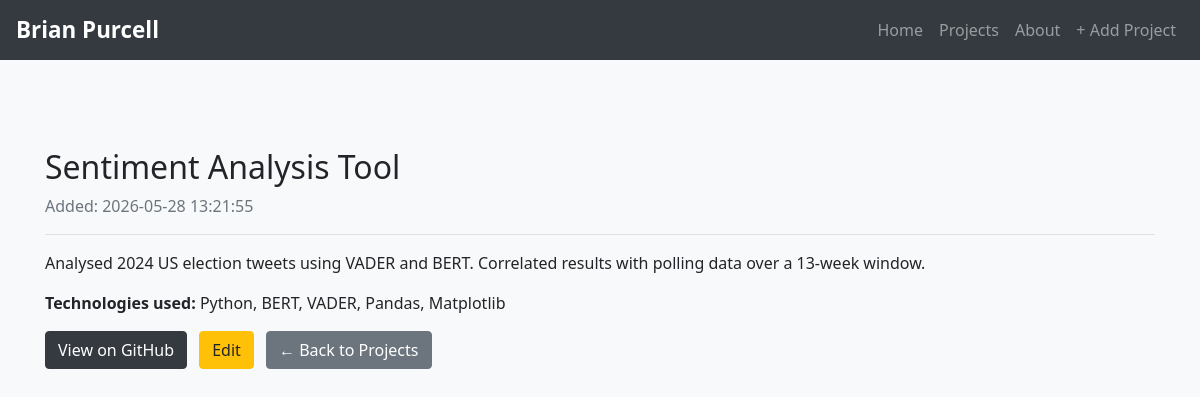
The page /projects/1 on the database as committed earlier.
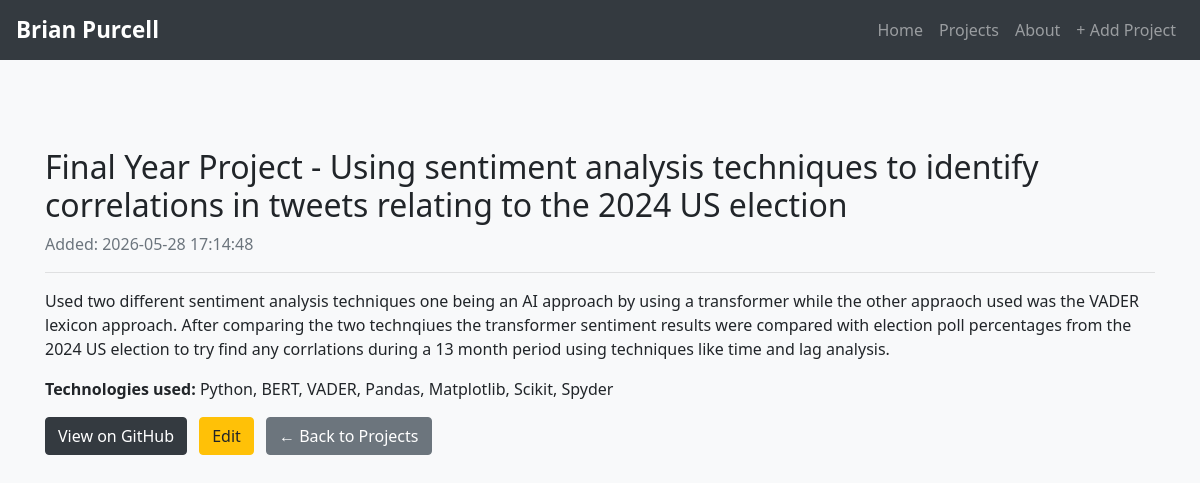
The same page on the database as committed later.
### tables this page shows
CREATE TABLE projects (
    id INTEGER PRIMARY KEY AUTOINCREMENT,
    created TIMESTAMP NOT NULL DEFAULT CURRENT_TIMESTAMP,
    title TEXT NOT NULL,
    description TEXT,
    tech_stack TEXT,
    github_url TEXT NOT NULL
);

### app.py (the view)
@app.route('/projects/<int:project_id>')
def project(project_id):
    selectedProject = get_project(project_id)
    return render_template('project.html', project=selectedProject)

### app.py (called while the page is built)
def get_db_connection():
    conn = sqlite3.connect('database.db')
    conn.row_factory = sqlite3.Row #allows columns to be acessed by names
    return conn

def get_project(project_id):
    conn = get_db_connection()
    project = conn.execute('SELECT * FROM projects WHERE id = ?',(project_id,)).fetchone()
    conn.close()
    if project is None:
        abort(404)
    return project

### templates/project.html
{% extends 'base.html' %}
{% block content %}
<h2>{% block title %}{{ project['title'] }}{% endblock %}</h2>
<p class="text-muted">Added: {{ project['created'] }}</p>
<hr>
<p>{{ project['description'] }}</p>
{% if project['tech_stack'] %}
  <p><strong>Technologies used:</strong> {{ project['tech_stack'] }}</p>
{% endif %}
{% if project['github_url'] %}
  <a href="{{ project['github_url'] }}" class="btn btn-dark" target="_blank">
    View on GitHub
  </a>
{% endif %}
<a href="{{ url_for('edit', id=project['id']) }}" class="btn btn-warning ml-2">Edit</a>
<a href="{{ url_for('projects') }}" class="btn btn-secondary ml-2">← Back to Projects</a>
{% endblock %}

Rows that differ between the two databases and show on the page:
changed projects: title "Sentiment Analysis Tool" → "Final Year Project - Using sentiment analysis techniques to identify correlations in tweets relating to the 2024 US election"; created "2026-05-28 13:21:55" → "2026-05-28 17:14:48"; description "Analysed 2024 US election tweets using VADER and BERT. Correlated results with polling data over a 13-week window." → "Used two different sentiment analysis techniques one being an AI approach by using a transformer while the other appraoch used was the VADER lexicon approach. After comparing the two technqiues the transformer sentiment results were compared with election poll percentages from the 2024 US election to try find any corrlations during a 13 month period using techniques like time and lag analysis."; tech_stack "Python, BERT, VADER, Pandas, Matplotlib" → "Python, BERT, VADER, Pandas, Matplotlib, Scikit, Spyder"
